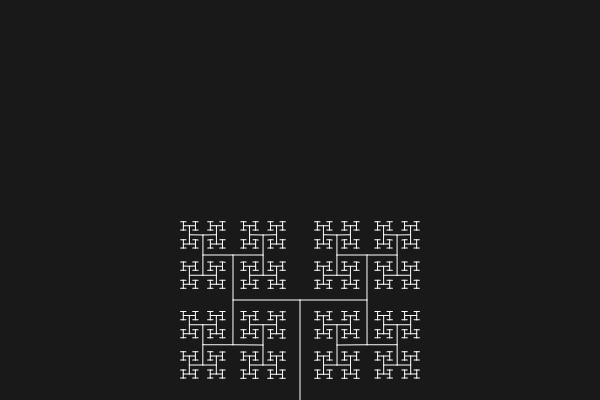
Frame 1 (no input)
Frame 60 (no input): identical to frame 1, image omitted
Frame 120 (the mouse pressed at the canvas centre since frame 60): identical to frame 1, image omitted

The p5.js sketch that drew this single still picture (run headless with seeded random() and noise() and a simulated clock; from frame 60 on, the mouse is pressed at the canvas centre):

// p5.js sketch
// ── sketch.js
let angle = 0
let slider

function setup() {
  createCanvas(600, 400)
  slider = createSlider(0, TWO_PI, PI / 2, 0.01)
}

function draw() {
  background(25)
  angle = slider.value()

  stroke(255)
  translate(width/2, height)

  branch(100)
}

function branch (len) {
  line(0, 0, 0, -len)
  translate(0, -len)
  if (len > 4) {
    push()
    rotate(angle)
    branch(len * 0.67)
    pop()
    push()
    rotate(-angle)
    branch(len * 0.67)
    pop()
  }
}
